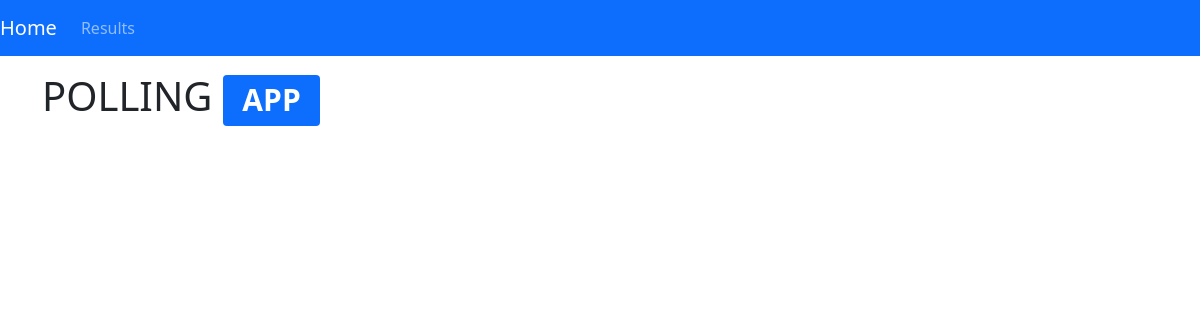
The app's page /, older data.
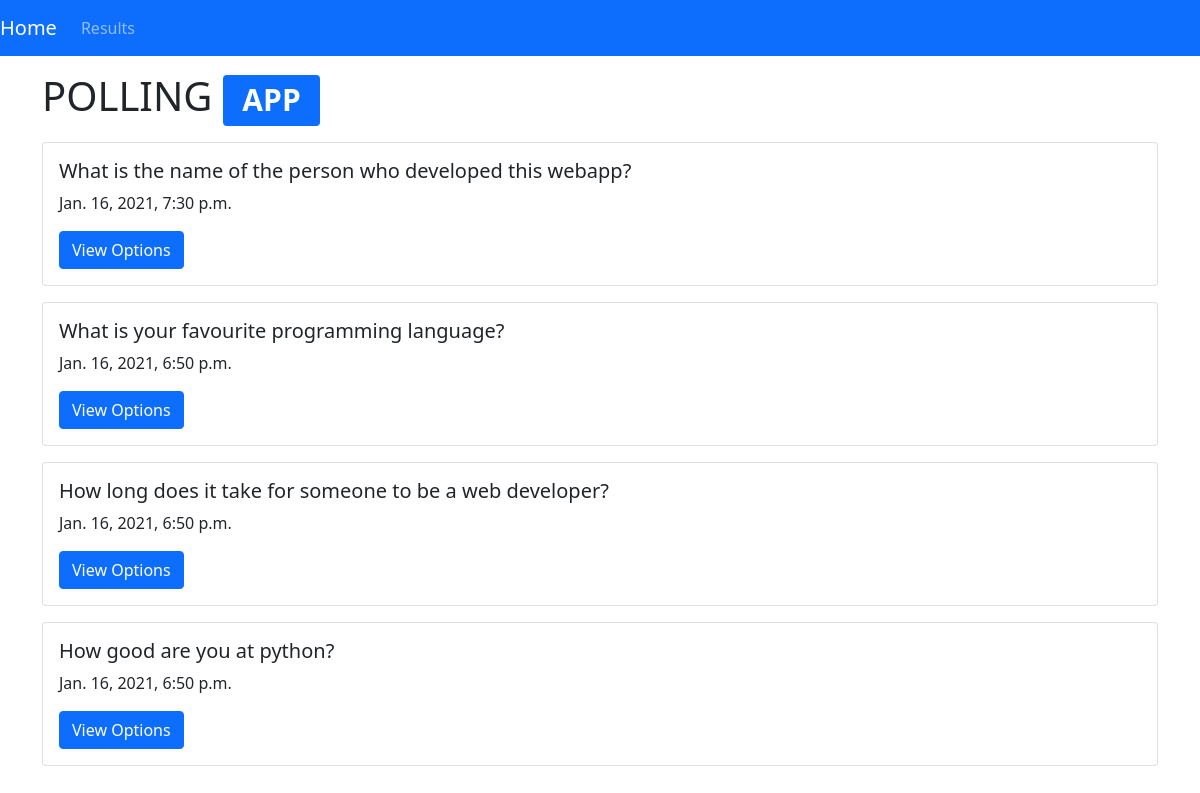
The same page, newer data.
### djangolab/models.py (models this page shows, shortened)
class Question(models.Model):
    question_text = models.CharField(max_length=255)
    pub_date = models.DateTimeField(auto_now=True)

### djangolab/views.py (the view)
# urls.py: path('', show),
def show(request):
    question = Question.objects.all()
    return render(request, 'djangolab/index.html', {"data":question})

### djangolab/templates/djangolab/index.html (shortened to what this page needs)
{% extends "djangolab/base.html" %}
{% block content %}
    <div class="container mt-3">
        <h1>POLLING <span class="badge bg-primary">APP</span></h1>
        {% if data %}
            {% for info in data %}
                <div class="card mt-3" style="width: 100%;">
                    <div class="card-body">
                    <h5 class="card-title">{{ info.question_text }}</h5>
                    <p class="card-text">{{ info.pub_date }}</p>
                    <a href="/{{ info.id }}/" class="btn btn-primary">View Options</a>
                    </div>
                </div>
            {% endfor %}
        {% endif %}
    </div>
{% endblock content %}

Row changes from the older to the newer data that the page shows:
added Question: question_text "What is the name of the person who developed this webapp?", pub_date "Jan. 16, 2021, 7:30 p.m."
added Question: question_text "What is your favourite programming language?", pub_date "Jan. 16, 2021, 6:50 p.m."
added Question: question_text "How long does it take for someone to be a web developer?", pub_date "Jan. 16, 2021, 6:50 p.m."
added Question: question_text "How good are you at python?", pub_date "Jan. 16, 2021, 6:50 p.m."
